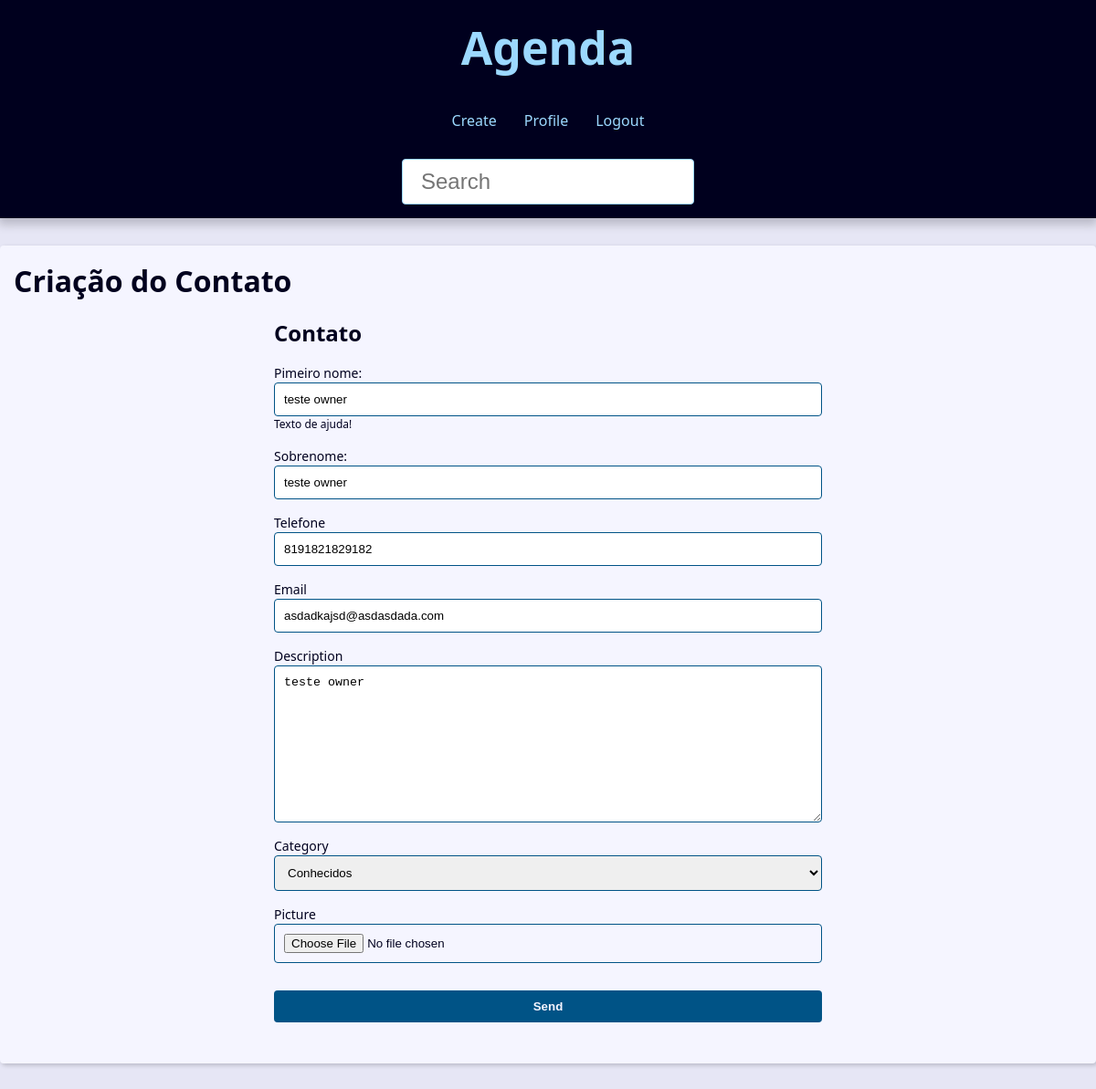
The page /contato/1009/update (signed in) on the database its author committed.
### contact/models.py (models this page shows, shortened)
class contact(models.Model):
    first_name = models.CharField(max_length=20)
    last_name = models.CharField(max_length=20)
    phone = models.CharField(max_length=15,verbose_name='Telefone')
    email = models.EmailField(max_length=254, blank=True)
    created_date = models.DateTimeField(default=timezone.now)
    description = models.TextField(blank=True)
    show = models.BooleanField(default=True)
    picture = models.ImageField(blank=True, upload_to='pictures/%Y/%m/')
    category = models.ForeignKey(Category, on_delete=models.SET_NULL,blank=True, null=True)
    owner = models.ForeignKey(User, on_delete=models.SET_NULL,blank=True, null=True)

### contact/views/contact_forms.py (the view, shortened to what this page needs)
# urls.py: path('contato/<int:contact_id>/update', views.update, name='update'), #update
@login_required(login_url='contact:login_view')
def update(request, contact_id):
    contato = get_object_or_404(contact,pk=contact_id,show=True, owner=request.user)
    form_action = reverse('contact:update', args=(contact_id,))
    context = {
        'form' : contactForms(instance=contato),
        'form_action' : form_action,
    }
    return render(request,
                'contact/create.html',
                context,
                )

### contact/forms.py (shortened to what this page needs)
class contactForms(forms.ModelForm):
    picture = forms.ImageField(
        required=False,
        widget=forms.FileInput(
            attrs={
                'accept' : 'image/*',
            }
        )
    )
    first_name = forms.CharField(
        widget=forms.TextInput(
            attrs={
                'placeholder' : 'Digite o seu primeiro nome!'
            }
        ),  label='Pimeiro nome:',
            help_text='Texto de ajuda!',
    )
    last_name = forms.CharField(
        widget=forms.TextInput(
            attrs={
                'placeholder' : 'Digite o seu Sobrenome!',
            }
        ), label='Sobrenome:'
    )
    class Meta:
        model = contact
        fields = ('first_name','last_name','phone','email','description','category','picture')

### contact/models.py (called while the page is built)
    def __str__(self) -> str:
        return (f'{self.name}')

### contact/templates/contact/create.html (shortened to what this page needs)
{% extends 'base.html' %}
{% block content %}
<h1>Criação do Contato</h1>
<div class="form-wrapper">
    <h2>Contato</h2>
    <form action="{{form_action}}" method="POST" enctype="multipart/form-data">
            <div class="form-content">
                {% for field in form %}
                <div class="form-group">
                    <label for="{{field_id_for_label}}">{{field.label}}</label>
                    {{field}}
                    {% if field.help_text %}
                        <p class="help-text">{{field.help_text}}</p>
                    {% endif %}
                </div>
                {% endfor %}
            </div>
        <div class="form-content">
            <div class="form-group">
                <button class="btn" type="submit">Send</button>
            </div>
        </div>
    </form>
</div>
{% endblock content %}

### base/static/global/css/style.css (style rules this page uses)
:root { --spacing: 1.5rem; --link-dark-color: rgb(0, 83, 134); --link-light-color: rgb(156, 217, 255); --clr-white: rgb(245, 245, 255); --clr-black: rgb(0, 0, 30); --clr-light-gray: rgb(230, 230, 245); --clr-dark-shadow-5: rgba(0, 0, 10, 5%); --clr-dark-shadow-10: rgba(0, 0, 10, 10%); --clr-dark-shadow-20: rgba(0, 0, 10, 20%); --clr-light-shadow-5: rgba(200, 200, 255, 5%); --clr-light-shadow-10: rgba(200, 200, 255, 10%); --clr-light-shadow-20: rgba(200, 200, 255, 20%); --main-page-width: 120rem; --table-min-width: 60rem; --biggest-font-size: 5rem; --bigger-font-size: 4rem; --big-font-size: 3.2rem; --medium-font-size: 2.4rem; --small-font-size: 1.6rem; --smaller-font-size: 1.4rem; --smallest-font-size: 1.2rem; --transition-fast: 300ms; --transition-medium: 600ms; --transition-slow: 1s; --default-border-radius: 4px; }
*, *::before, *::after { margin: 0; padding: 0; box-sizing: border-box; }
html { font-size: 62.5%; }
body { font-family: system-ui, -apple-system, BlinkMacSystemFont, 'Segoe UI', Roboto, Oxygen, Ubuntu, Cantarell, 'Open Sans', 'Helvetica Neue', sans-serif; line-height: 1.5; font-size: var(--small-font-size); color: var(--clr-black); -webkit-font-smoothing: antialiased; background: var(--clr-light-gray); }
.form-wrapper { max-width: 60rem; margin: var(--spacing) auto; }
.form-content { margin: var(--spacing) 0; }
.form-group { display: flex; flex-direction: column; padding-bottom: var(--spacing); }
.form-group p { margin: 1em 0; }
.form-group .help-text, .form-group .help-text ~ ul { margin: 0; font-size: var(--smallest-font-size); list-style: none; }
.form-group input, .form-group textarea, .form-group select { padding: 1rem; border-radius: var(--default-border-radius); border: 1px solid var(--link-dark-color); }
.form-group label { font-size: var(--smaller-font-size); }
.btn { background-color: var(--link-dark-color); color: var(--clr-white); font-weight: bold; border: none; padding: 1rem 3rem; border-radius: var(--default-border-radius); cursor: pointer; transition: filter var(--transition-fast) ease-in-out; }

### rows shown on the page
contact: form "teste owner" "teste owner" "8191821829182" "asdadkajsd@asdasdada.com" "teste owner" "Conhecidos"

### other values the page prints
{{ field.label }} "Pimeiro nome:" "Sobrenome:" "Telefone" "Email" "Description" "Category" "Picture"
{{ field.help_text }} "Texto de ajuda!"
